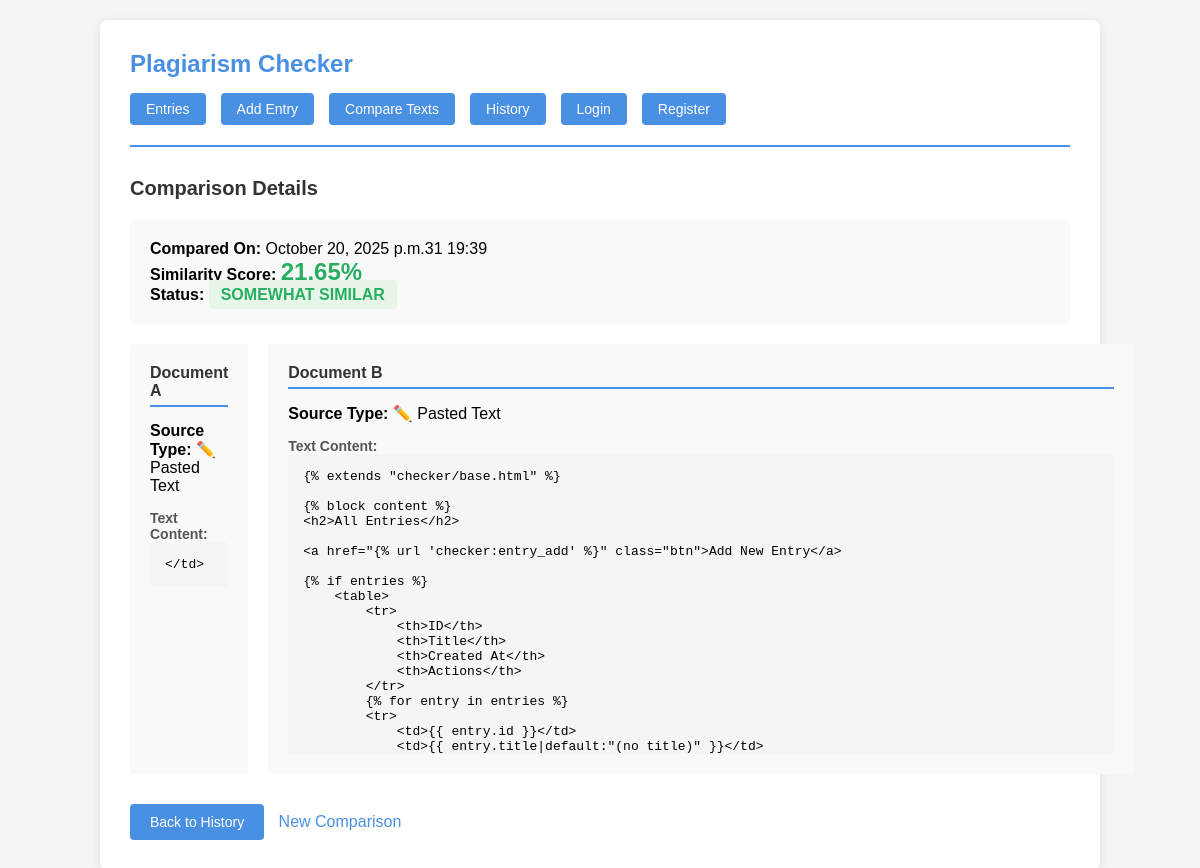
The app's page /checker/history/1/ with its own data.
### checker/models.py (models this page shows, shortened)
class ComparisonHistory(models.Model):
    source_a_type = models.CharField(max_length=20, choices=[
        ('entry', 'Saved Entry'),
        ('pasted', 'Pasted Text'),
        ('file', 'Uploaded File')
    ])
    source_a_entry = models.ForeignKey(
        TextEntry,
        null=True,
        blank=True,
        on_delete=models.SET_NULL,
        related_name='comparisons_as_a'
    )
    source_a_text = models.TextField()
    source_a_filename = models.CharField(max_length=255, blank=True)
    source_b_type = models.CharField(max_length=20, choices=[
        ('entry', 'Saved Entry'),
        ('pasted', 'Pasted Text'),
        ('file', 'Uploaded File')
    ])
    source_b_entry = models.ForeignKey(
        TextEntry,
        null=True,
        blank=True,
        on_delete=models.SET_NULL,
        related_name='comparisons_as_b'
    )
    source_b_text = models.TextField()
    source_b_filename = models.CharField(max_length=255, blank=True)
    similarity_score = models.FloatField()
    similarity_status = models.CharField(max_length=50)
    compared_at = models.DateTimeField(default=timezone.now)
    class Meta:
        ordering = ['-compared_at']
        verbose_name_plural = 'Comparison Histories'

### checker/views.py (the view)
# urls.py: path('history/<int:pk>/', views.ComparisonHistoryDetailView.as_view(), name='history_detail'),
class ComparisonHistoryDetailView(generic.DetailView):
    model = ComparisonHistory
    template_name = 'checker/history_detail.html'
    context_object_name = 'comparison'

### checker/templates/checker/history_detail.html (shortened to what this page needs)
{% extends "checker/base.html" %}
{% block content %}
<h2>Comparison Details</h2>
<div style="background: #f9f9f9; padding: 20px; border-radius: 4px; margin-bottom: 20px;">
    <p><strong>Compared On:</strong> {{ comparison.compared_at|date:"F d, Y at H:i" }}</p>
    <p><strong>Similarity Score:</strong>
        <span style="font-size: 24px; font-weight: bold;
            {% if comparison.similarity_score >= 80 %}color: #e74c3c;
            {% elif comparison.similarity_score >= 50 %}color: #f39c12;
            {% else %}color: #27ae60;{% endif %}">
            {{ comparison.similarity_score }}%
        </span>
    </p>
    <p><strong>Status:</strong>
        <span style="padding: 6px 12px; border-radius: 4px; font-weight: bold;
            {% if comparison.similarity_score >= 80 %}background: #ffebee; color: #e74c3c;
            {% elif comparison.similarity_score >= 50 %}background: #fff3e0; color: #f39c12;
            {% else %}background: #e8f5e9; color: #27ae60;{% endif %}">
            {{ comparison.similarity_status }}
        </span>
    </p>
</div>
<div style="display: grid; grid-template-columns: 1fr 1fr; gap: 20px; margin-bottom: 30px;">
    <div style="background: #f9f9f9; padding: 20px; border-radius: 4px;">
        <h3 style="font-size: 16px; color: #333; margin-bottom: 15px; border-bottom: 2px solid #4a90e2; padding-bottom: 5px;">
            Document A
        </h3>
        <p><strong>Source Type:</strong>
            {% if comparison.source_a_type == 'entry' %}
                📋 Saved Entry
            {% elif comparison.source_a_type == 'file' %}
                📄 Uploaded File
            {% else %}
                ✏️ Pasted Text
            {% endif %}
        </p>
        <h4 style="margin-top: 15px; font-size: 14px; color: #555;">Text Content:</h4>
        <pre style="max-height: 300px; overflow-y: auto;">{{ comparison.source_a_text }}</pre>
    </div>
    <div style="background: #f9f9f9; padding: 20px; border-radius: 4px;">
        <h3 style="font-size: 16px; color: #333; margin-bottom: 15px; border-bottom: 2px solid #4a90e2; padding-bottom: 5px;">
            Document B
        </h3>
        <p><strong>Source Type:</strong>
            {% if comparison.source_b_type == 'entry' %}
                📋 Saved Entry
            {% elif comparison.source_b_type == 'file' %}
                📄 Uploaded File
            {% else %}
                ✏️ Pasted Text
            {% endif %}
        </p>
        <h4 style="margin-top: 15px; font-size: 14px; color: #555;">Text Content:</h4>
        <pre style="max-height: 300px; overflow-y: auto;">{{ comparison.source_b_text }}</pre>
    </div>
</div>
<div style="margin-top: 30px;">
    <a href="{% url 'checker:history_list' %}" class="btn">Back to History</a>
    <a href="{% url 'checker:compare' %}" style="margin-left: 10px;">New Comparison</a>
</div>
{% endblock %}

### checker/templates/checker/base.html (style rules this page uses)
* { margin: 0; padding: 0; box-sizing: border-box; }
body { font-family: Arial, sans-serif; background: #f5f5f5; padding: 20px; }
h2 { color: #333; margin-bottom: 20px; font-size: 20px; }
button, .btn { background: #4a90e2; color: white; border: none; padding: 10px 20px; border-radius: 4px; cursor: pointer; font-size: 14px; text-decoration: none; display: inline-block; }
a { color: #4a90e2; text-decoration: none; }
pre { background: #f5f5f5; padding: 15px; border-radius: 4px; overflow-x: auto; }

### records on screen
ComparisonHistory: compared_at "October 20, 2025 p.m.31 19:39", similarity_score "21.65", similarity_status "SOMEWHAT SIMILAR", source_a_text "</td>", source_b_text "{% extends \"checker/base.html\" %} {% block content %} <h2>All Entries</h2> <a href=\"{% url 'checker:entry_add' %}\" class=\"btn\">Add New Entry</a> {% if entries %} <table> <tr> <th>ID</th> <th>Title</th> <th>Created At</th> <th>Actions</th> </tr> {% for entry in entries %} <tr> <td>{{ entry.id }}</td> <td>{{ entry.title|default:\"(no title)\" }}</td>…"
